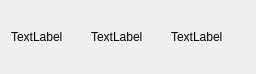
<?xml version="1.0" encoding="UTF-8"?>
<ui version="4.0">
 <class>Microfilter</class>
 <widget class="QWidget" name="Microfilter">
  <property name="geometry">
   <rect>
    <x>0</x>
    <y>0</y>
    <width>256</width>
    <height>74</height>
   </rect>
  </property>
  <property name="windowTitle">
   <string>Form</string>
  </property>
  <layout class="QGridLayout" name="gridLayout" columnstretch="1,1,1">
   <item row="0" column="0">
    <widget class="QLabel" name="label">
     <property name="text">
      <string>TextLabel</string>
     </property>
    </widget>
   </item>
   <item row="0" column="1">
    <widget class="QLabel" name="label_3">
     <property name="text">
      <string>TextLabel</string>
     </property>
    </widget>
   </item>
   <item row="0" column="2">
    <widget class="QLabel" name="label_2">
     <property name="text">
      <string>TextLabel</string>
     </property>
    </widget>
   </item>
  </layout>
 </widget>
 <resources/>
 <connections/>
</ui>
